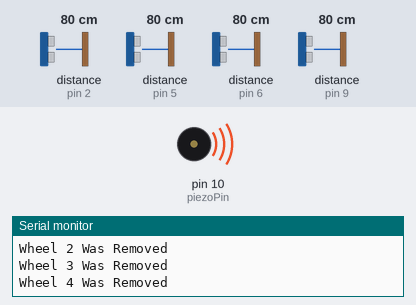
A sketch run on a simulated Arduino Uno, built with avr-gcc and run on an emulated ATmega328P. Shown: buzzer (waves = sounding, pin HIGH), the last lines printed to the serial monitor. Wiring (inferred from the names in the program): 4 × ultrasonic range finder: trigger pin 3, echo pin 2 / trigger pin 4, echo pin 5 / trigger pin 7, echo pin 6 / trigger pin 8, echo pin 9. Inputs (shaded band) come from the test bench; at power-on: distance to the obstacle (sensors on pin 2, pin 5, pin 6, pin 9) 80 cm. The echo pulse lasts 58.3 µs per cm; pins used as bus, display or sensor lines are not drawn.

Above: at 1.3 s.
1.4 s: distance to the obstacle (sensor on pin 2) set to 8 cm
2.9 s: distance to the obstacle (sensor on pin 2) set to 5 cm
At 4.2 s:
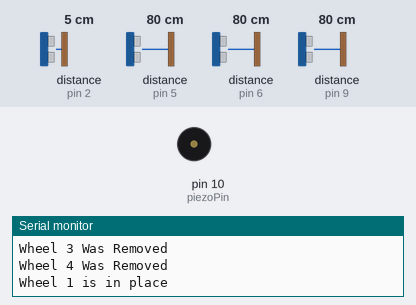
4.6 s: distance to the obstacle (sensor on pin 2) set to 9 cm
At 5.2 s:
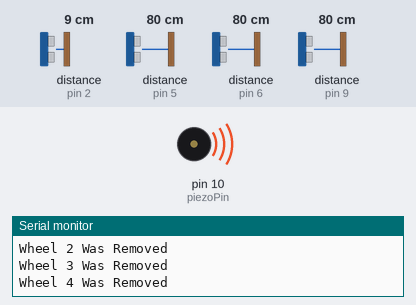
6.2 s: distance to the obstacle (sensor on pin 2) set to 2 cm
At 7.4 s:
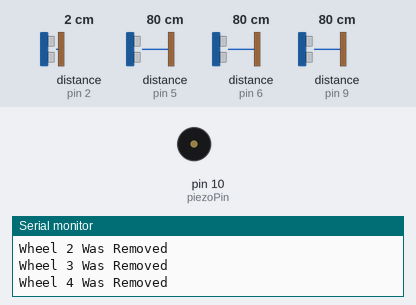
Timing chart, 0 to 8.7 s (numbered marks = the images above; inputs shaded):
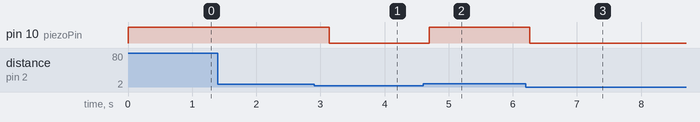

The sketch:

wheels.ino
```cpp
const int trigPin = 3;
const int echoPin = 2;

const int trigPin2 = 4;
const int echoPin2 = 5;

const int trigPin3 = 7;
const int echoPin3 = 6;

const int trigPin4 = 8;
const int echoPin4 = 9;

const int maxDistance = 5;

// Piezo buzzer configuration
const int piezoPin = 10;

void setup() {
  Serial.begin(9600);
  pinMode(trigPin, OUTPUT);
  pinMode(echoPin, INPUT);

  // for sensor2
  pinMode(trigPin2, OUTPUT);
  pinMode(echoPin2, INPUT);

  // for sensor3
  pinMode(trigPin3, OUTPUT);
  pinMode(echoPin3, INPUT);

  // for sensor4
  pinMode(trigPin4, OUTPUT);
  pinMode(echoPin4, INPUT);

  // for the piezo buzzer
  pinMode(piezoPin, OUTPUT);
}

void loop() {

  // Sensor 1

  digitalWrite(trigPin, LOW);
  delayMicroseconds(2);

  digitalWrite(trigPin, HIGH);
  delayMicroseconds(10);
  digitalWrite(trigPin, LOW);

  long duration = pulseIn(echoPin, HIGH);
  int distance = duration * 0.0343 / 2;

  if (distance > maxDistance || distance <= 0) {
    Serial.println("Wheel 1 Was Removed");
    digitalWrite(piezoPin, HIGH);
  }else{
    Serial.println("Wheel 1 is in place");
    digitalWrite(piezoPin, LOW);
  }

  // Sensor 2

  digitalWrite(trigPin2, LOW);
  delayMicroseconds(2);

  digitalWrite(trigPin2, HIGH);
  delayMicroseconds(10);
  digitalWrite(trigPin2, LOW);

  long duration2 = pulseIn(echoPin2, HIGH);
  int distance2 = duration2 * 0.0343 / 2;

  if (distance2 > maxDistance || distance2 <= 0) {
    Serial.println("Wheel 2 Was Removed");
  }else{
    Serial.println("Wheel 2 is in place");
  }

  // Sensor 3

  digitalWrite(trigPin3, LOW);
  delayMicroseconds(2);

  digitalWrite(trigPin3, HIGH);
  delayMicroseconds(10);
  digitalWrite(trigPin3, LOW);

  long duration3 = pulseIn(echoPin3, HIGH);
  int distance3 = duration3 * 0.0343 / 2;

  if (distance3 > maxDistance || distance3 <= 0) {
    Serial.println("Wheel 3 Was Removed");
  }else{
    Serial.println("Wheel 3 is in place");
  }

  // Sensor 4

  digitalWrite(trigPin4, LOW);
  delayMicroseconds(2);

  digitalWrite(trigPin4, HIGH);
  delayMicroseconds(10);
  digitalWrite(trigPin4, LOW);

  long duration4 = pulseIn(echoPin4, HIGH);
  int distance4 = duration4 * 0.0343 / 2;

  if (distance4 > maxDistance || distance4 <= 0) {
    Serial.println("Wheel 4 Was Removed");
  }else{
    Serial.println("Wheel 4 is in place");
  }

  delay(500);

}
```

Measured:
- the behaviour switches between 7 and 6 cm on distance to the obstacle (sensor on pin 2) (found by bisection; images 0 and 1)
- after the input at 2.9 s, pin 10 (piezoPin): HIGH → LOW after 0.24 s
- after the input at 4.6 s, pin 10 (piezoPin): LOW → HIGH after 0.10 s
- after the input at 6.2 s, pin 10 (piezoPin): HIGH → LOW after 0.06 s
